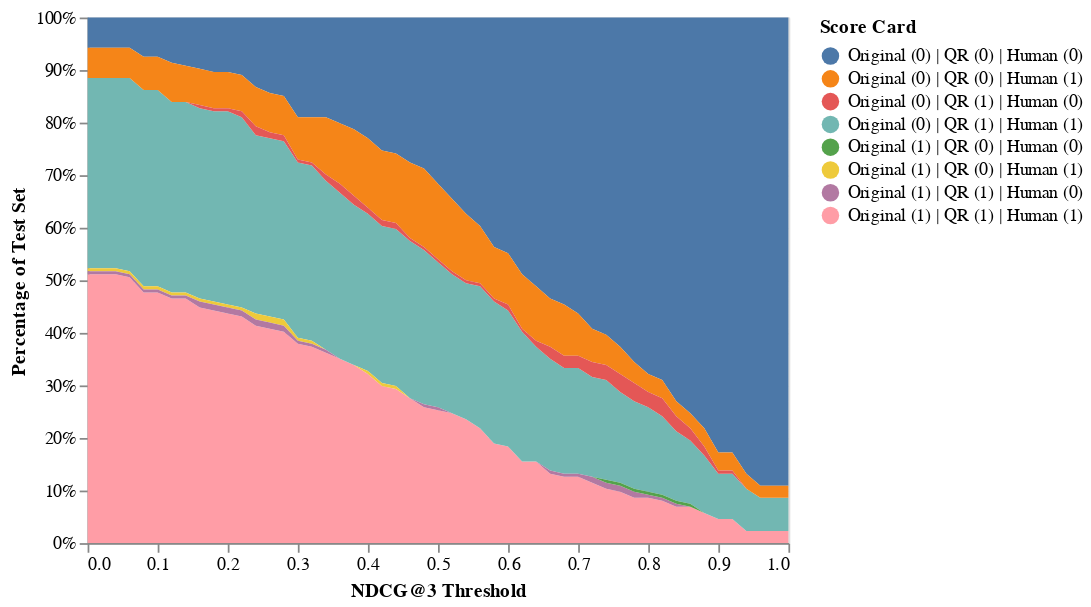

Notebook code for this chart:
### Code cell
import altair as alt

error_chart = alt.Chart(retrieval_qa_source).mark_area().encode(
    x="NDCG@3 Threshold:Q",
    y=alt.Y("Percentage of Test Set:Q", stack="normalize"),
    color="Score Card:N")

error_chart

### Figure 1 — Vega-Lite specification as saved in the notebook (floating-point values rounded to 4 significant figures; data arrays with more than 128 entries replaced by an {"elided": "..."} marker saying what was removed)
{"config": {"view": {"continuousWidth": 400, "continuousHeight": 300}}, "data": {"name": "data-b40816167c90b1eab13e94ed15c4fad6"}, "mark": "area", "encoding": {"color": {"type": "nominal", "field": "Score Card"}, "x": {"type": "quantitative", "field": "NDCG@3 Threshold"}, "y": {"type": "quantitative", "field": "Percentage of Test Set", "stack": "normalize"}}, "$schema": "https://vega.github.io/schema/vega-lite/v4.8.1.json", "datasets": {"data-b40816167c90b1eab13e94ed15c4fad6": {"elided": "408 records"}}}
